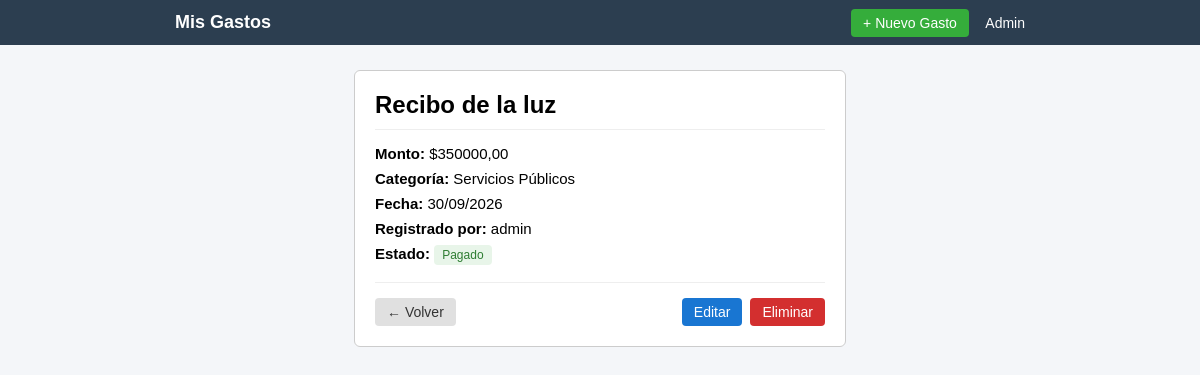
The app's page /gasto/8/ with its own data.
### modulo/models.py (models this page shows, shortened)
class Gasto(models.Model):
    CATEGORIAS = [
        ('ALIMENTACION', 'Alimentación'),
        ('TRANSPORTE', 'Transporte'),
        ('SERVICIOS', 'Servicios Públicos'),
        ('EDUCACION', 'Educación'),
        ('ENTRETENIMIENTO', 'Entretenimiento'),
        ('SALUD', 'Salud'),
        ('OTROS', 'Otros'),
    ]
    usuario = models.ForeignKey(User, on_delete=models.CASCADE)
    descripcion = models.CharField(max_length=200)
    monto = models.DecimalField(max_digits=10, decimal_places=2)
    categoria = models.CharField(max_length=20, choices=CATEGORIAS, default='OTROS')
    fecha = models.DateField(default=timezone.now)
    pagado = models.BooleanField(default=True)
    class Meta:
        ordering = ['-fecha']

### modulo/views.py (the view)
# urls.py: path('gasto/<int:pk>/', views.detalle_gasto, name='detalle_gasto'),
def detalle_gasto(request, pk):
    gasto = get_object_or_404(Gasto, pk=pk)
    return render(request, 'modulo/gasto_detail.html', {'gasto': gasto})

### modulo/templates/modulo/gasto_detail.html (shortened to what this page needs)
{% extends 'modulo/base.html' %}
{% load static %}
{% block extra_css %}
    <link rel="stylesheet" href="{% static 'modulo/css/detalle.css' %}">
{% endblock %}
{% block content %}
<div class="tarjeta-detalle">
    <h2>{{ gasto.descripcion }}</h2>
    <hr>
    <p><strong>Monto:</strong> <span class="monto">${{ gasto.monto }}</span></p>
    <p><strong>Categoría:</strong> {{ gasto.get_categoria_display }}</p>
    <p><strong>Fecha:</strong> {{ gasto.fecha|date:"d/m/Y" }}</p>
    <p><strong>Registrado por:</strong> {{ gasto.usuario.username }}</p>
    <p><strong>Estado:</strong>
        {% if gasto.pagado %}
            <span class="badge pagado">Pagado</span>
        {% else %}
            <span class="badge pendiente">Pendiente</span>
        {% endif %}
    </p>
    <div class="acciones-detalle">
        <a href="{% url 'lista_gastos' %}" class="btn-cancelar">← Volver</a>
        <div>
            <a href="{% url 'editar_gasto' gasto.pk %}" class="btn-azul">Editar</a>
            <a href="{% url 'eliminar_gasto' gasto.pk %}" class="btn-rojo">Eliminar</a>
        </div>
    </div>
</div>
{% endblock %}

### modulo/static/modulo/css/base.css (style rules this page uses)
body { font-family: sans-serif; margin: 0; background-color: #f4f6f9; }

### modulo/static/modulo/css/detalle.css (style rules this page uses)
.tarjeta-detalle { background-color: white; border: 1px solid #ccc; padding: 20px; max-width: 450px; margin: 20px auto; border-radius: 6px; }
.tarjeta-detalle h2 { margin-top: 0; margin-bottom: 10px; }
.tarjeta-detalle hr { border: 0; border-top: 1px solid #eee; margin: 10px 0 15px 0; }
.tarjeta-detalle p { margin: 8px 0; font-size: 15px; }
.acciones-detalle { margin-top: 20px; padding-top: 15px; border-top: 1px solid #eee; display: flex; justify-content: space-between; align-items: center; }
.acciones-detalle div { display: flex; gap: 8px; }
.btn-azul, .btn-rojo, .btn-cancelar { padding: 6px 12px; border-radius: 4px; font-size: 14px; text-decoration: none; }
.btn-azul { background-color: #1976d2; color: white; }
.btn-rojo { background-color: #d32f2f; color: white; border: none; cursor: pointer; }
.btn-cancelar { background-color: #e0e0e0; color: #333; }
.badge { padding: 3px 8px; border-radius: 4px; font-size: 12px; }
.pagado { background-color: #e8f5e9; color: #2e7d32; }

### records on screen
Gasto: descripcion "Recibo de la luz", monto "350000,00", categoria "Servicios Públicos", fecha "30/09/2026", usuario.username "admin"
